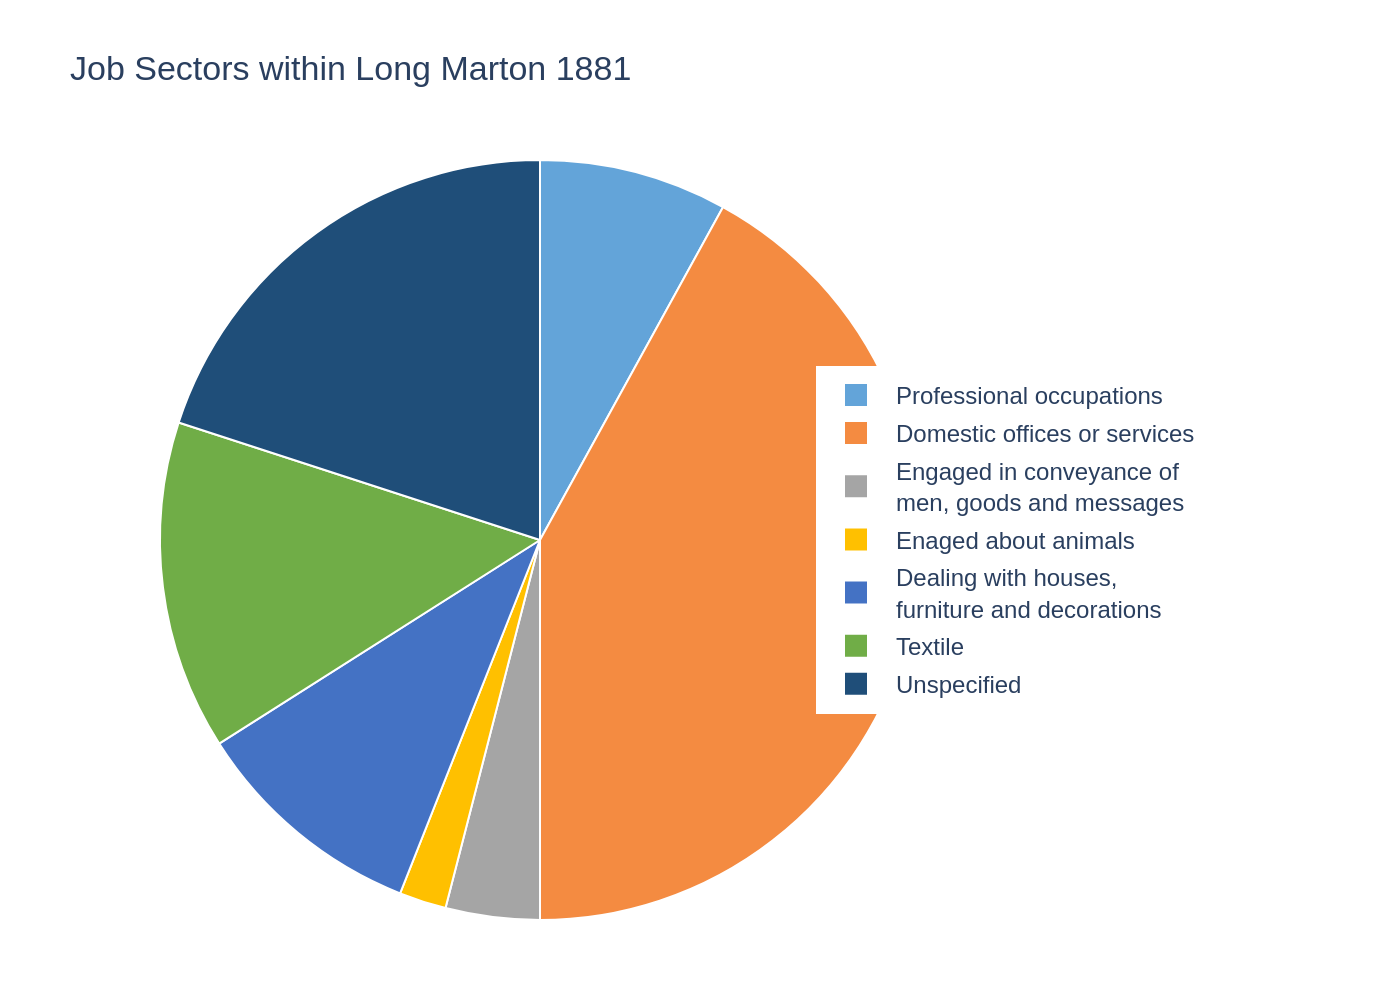

Generate this figure with Python:
import sys
import os
import json
import plotly.graph_objects as go

# Check for command-line argument
if len(sys.argv) != 2:
    print("Usage: python script.py <path_to_json_file>")
    sys.exit(1)

json_path = sys.argv[1]

# Check if the JSON file exists
if not os.path.exists(json_path):
    print(f"Error: JSON file not found at '{json_path}'")
    sys.exit(1)

# Read data from the JSON file
try:
    with open(json_path, 'r', encoding='utf-8') as f:
        chart_details = json.load(f)
except json.JSONDecodeError:
    print(f"Error: Invalid JSON format in '{json_path}'")
    sys.exit(1)

# Extract data for plotting
chart_data = chart_details.get('chart_data', [])
texts = chart_details.get('texts', {})
colors = chart_details.get('colors', [])

labels = [item.get('category', '') for item in chart_data]
values = [item.get('value', 0) for item in chart_data]

# Create the figure
fig = go.Figure()

# Add the pie chart trace
fig.add_trace(go.Pie(
    labels=labels,
    values=values,
    marker=dict(colors=colors, line=dict(color='#FFFFFF', width=1)),
    sort=False,
    direction='clockwise',
    textinfo='none',
    hoverinfo='label+percent'
))

# Update layout
fig.update_layout(
    title_text=texts.get('title'),
    font=dict(
        family="Arial",
        size=12
    ),
    showlegend=True,
    legend=dict(
        x=0.8,
        y=0.5,
        xanchor='left',
        yanchor='middle',
        traceorder="normal"
    ),
    margin=dict(t=80, b=40, l=40, r=200), # Increase right margin for legend
    paper_bgcolor='white',
    plot_bgcolor='white'
)

# Determine the output filename from the input JSON path
filename_base = os.path.splitext(os.path.basename(json_path))[0]
output_filename = f"{filename_base}.png"

# Save the figure as a PNG image
try:
    fig.write_image(output_filename, scale=2)
    print(f"Chart saved to {output_filename}")
except Exception as e:
    print(f"Error saving image: {e}")
    sys.exit(1)
